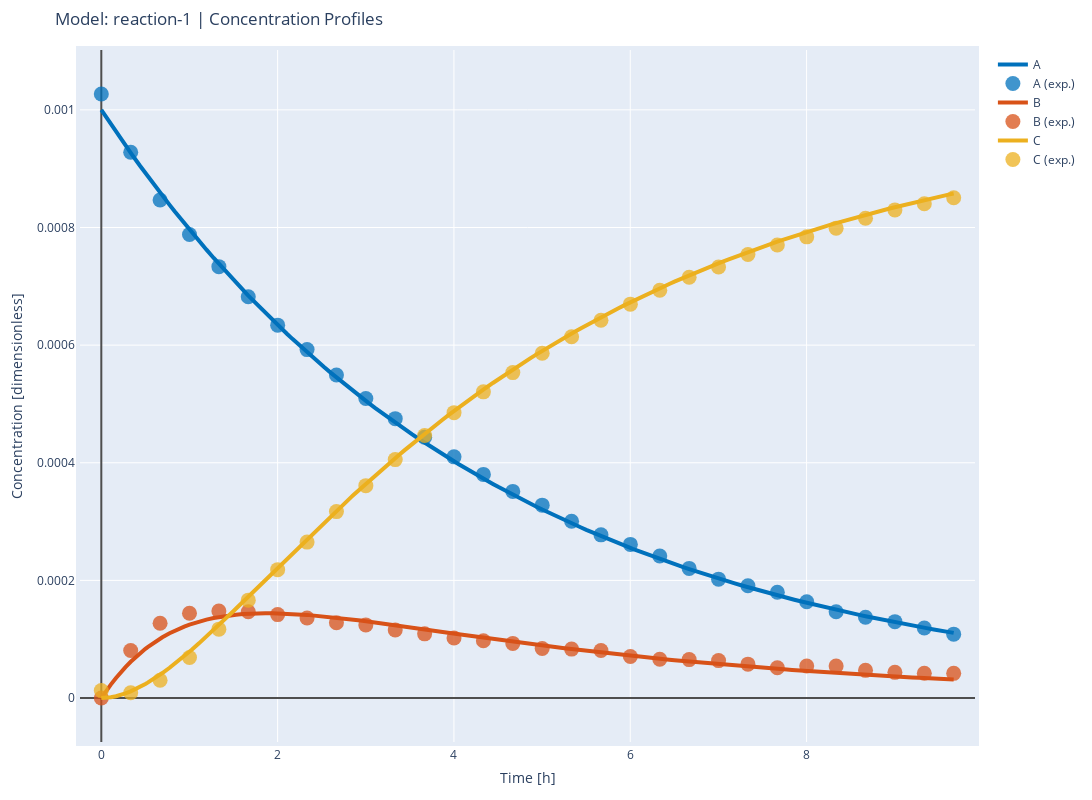

Write notebook code for a chart like this one.
### Markdown cell above
#### Plot results

### Code cell
r1.plot(jupyter=True)

### Figure 1 — Plotly figure (JSON) as saved in the notebook; plotly's stock layout.template omitted (floating-point values rounded to 4 significant figures; data arrays with more than 128 entries replaced by an {"elided": "..."} marker saying what was removed)
{"data": [{"line": {"color": "rgb(0,113,188)", "width": 4}, "name": "A", "type": "scatter", "x": {"elided": "181 float values"}, "y": {"elided": "181 float values"}}, {"marker": {"color": "rgb(0,113,188)", "opacity": 0.75, "size": 15}, "mode": "markers", "name": "A (exp.)", "type": "scatter", "x": [0, 0.3334, 0.6668, 1.0, 1.334, 1.667, 2.0, 2.334, 2.667, 3.001, 3.334, 3.667, 4.001, 4.334, 4.668, 5.001, 5.334, 5.668, 6.001, 6.335, 6.668, 7.001, 7.335, 7.668, 8.002, 8.335, 8.668, 9.002, 9.335, 9.669], "y": [0.001027, 0.000928, 0.0008467, 0.000788, 0.0007335, 0.0006823, 0.000634, 0.0005924, 0.0005491, 0.0005092, 0.000475, 0.0004434, 0.00041, 0.0003802, 0.0003513, 0.0003279, 0.0003005, 0.0002774, 0.0002612, 0.0002414, 0.0002204, 0.0002021, 0.000191, 0.0001799, 0.0001636, 0.0001468, 0.0001373, 0.0001298, 0.0001191, 0.0001086]}, {"line": {"color": "rgb(216,82,24)", "width": 4}, "name": "B", "type": "scatter", "x": {"elided": "181 float values"}, "y": {"elided": "181 float values"}}, {"marker": {"color": "rgb(216,82,24)", "opacity": 0.75, "size": 15}, "mode": "markers", "name": "B (exp.)", "type": "scatter", "x": [0, 0.3334, 0.6668, 1.0, 1.334, 1.667, 2.0, 2.334, 2.667, 3.001, 3.334, 3.667, 4.001, 4.334, 4.668, 5.001, 5.334, 5.668, 6.001, 6.335, 6.668, 7.001, 7.335, 7.668, 8.002, 8.335, 8.668, 9.002, 9.335, 9.669], "y": [0, 8.092e-05, 0.000127, 0.0001442, 0.0001478, 0.0001467, 0.0001418, 0.0001361, 0.000128, 0.0001244, 0.0001158, 0.0001091, 0.0001021, 9.726e-05, 9.287e-05, 8.42e-05, 8.318e-05, 8.072e-05, 7.063e-05, 6.591e-05, 6.531e-05, 6.365e-05, 5.763e-05, 5.151e-05, 5.449e-05, 5.425e-05, 4.702e-05, 4.368e-05, 4.219e-05, 4.192e-05]}, {"line": {"color": "rgb(236,176,31)", "width": 4}, "name": "C", "type": "scatter", "x": {"elided": "181 float values"}, "y": {"elided": "181 float values"}}, {"marker": {"color": "rgb(236,176,31)", "opacity": 0.75, "size": 15}, "mode": "markers", "name": "C (exp.)", "type": "scatter", "x": [0, 0.3334, 0.6668, 1.0, 1.334, 1.667, 2.0, 2.334, 2.667, 3.001, 3.334, 3.667, 4.001, 4.334, 4.668, 5.001, 5.334, 5.668, 6.001, 6.335, 6.668, 7.001, 7.335, 7.668, 8.002, 8.335, 8.668, 9.002, 9.335, 9.669], "y": [1.262e-05, 9.032e-06, 3.031e-05, 6.878e-05, 0.0001171, 0.0001664, 0.0002183, 0.0002652, 0.000317, 0.0003611, 0.0004054, 0.0004463, 0.0004852, 0.0005206, 0.0005533, 0.0005863, 0.0006141, 0.0006424, 0.0006697, 0.0006933, 0.0007154, 0.0007329, 0.0007542, 0.0007701, 0.0007841, 0.0007989, 0.0008158, 0.0008299, 0.0008403, 0.0008505]}], "layout": {"autosize": false, "height": 800, "margin": {"b": 50, "l": 50, "pad": 4, "r": 50, "t": 50}, "title": {"text": "Model: reaction-1 | Concentration Profiles"}, "width": 1200, "xaxis": {"range": [-0.2417, 9.91], "title": {"text": "Time [h]"}, "zeroline": true, "zerolinecolor": "#4e4e4e", "zerolinewidth": 2}, "yaxis": {"title": {"text": "Concentration [dimensionless]"}, "zeroline": true, "zerolinecolor": "#4e4e4e", "zerolinewidth": 2}}}
